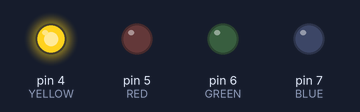
The sketch below on a simulated Arduino Uno, built with avr-gcc and run on an emulated ATmega328P. Parts: output pins drawn as LEDs (lit = HIGH).

Above: at 0.5 s.
At 2.5 s:
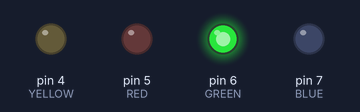
At 3.5 s:
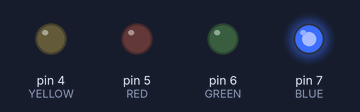
At 5.5 s:
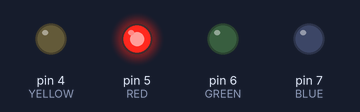
Timing chart, 0 to 7.8 s (numbered marks = the images above):
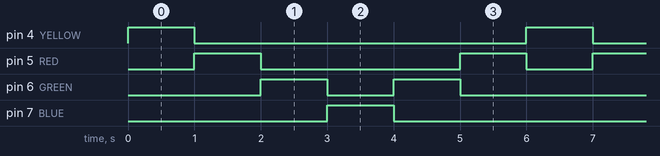

Measured:
- by itself, pin 4 (YELLOW), pin 7 (BLUE): alternates HIGH for 1.0 s and LOW for 5.0 s
- by itself, pin 5 (RED): repeats every 6.0 s: LOW 3.0 s, HIGH 1.0 s, LOW 1.0 s, HIGH 1.0 s
- by itself, pin 6 (GREEN): repeats every 6.0 s: LOW 1.0 s, HIGH 1.0 s, LOW 3.0 s, HIGH 1.0 s

The sketch:

Bouncing_LEDs.ino
```cpp
#define YELLOW 4
#define RED 5
#define GREEN 6
#define BLUE 7

void setup() {
pinMode (YELLOW,OUTPUT);
pinMode (RED,OUTPUT);
pinMode (GREEN,OUTPUT);
pinMode (BLUE,OUTPUT);
}

void loop() {
digitalWrite (YELLOW,HIGH);
delay (1000);
digitalWrite (YELLOW,LOW);

digitalWrite (RED,HIGH);
delay (1000);
digitalWrite (RED,LOW);

digitalWrite (GREEN,HIGH);
delay (1000);
digitalWrite (GREEN,LOW);

digitalWrite (BLUE,HIGH);
delay (1000);
digitalWrite (BLUE,LOW);

digitalWrite (GREEN,HIGH);
delay (1000);
digitalWrite (GREEN,LOW);

digitalWrite (RED,HIGH);
delay (1000);
digitalWrite (RED,LOW);


}
```
